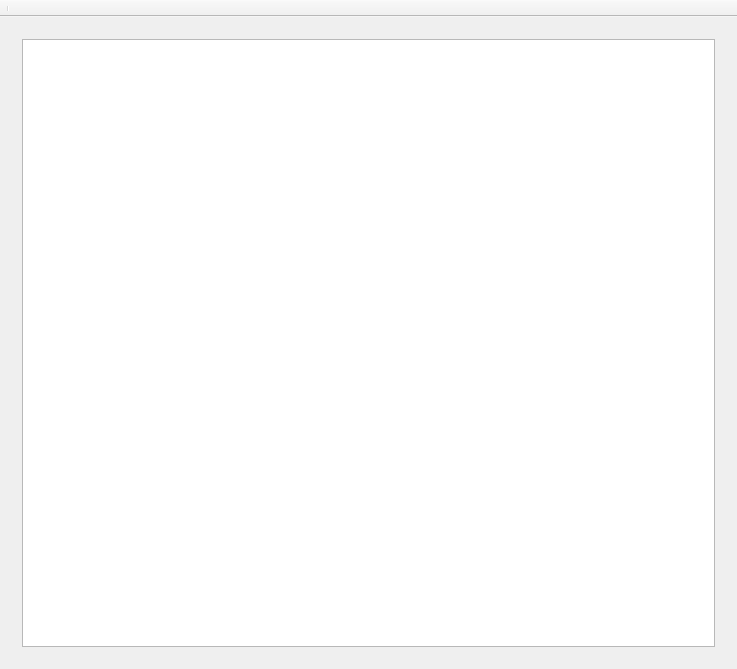
<?xml version="1.0" encoding="UTF-8"?>
<ui version="4.0">
 <class>MainWindow</class>
 <widget class="QMainWindow" name="MainWindow">
  <property name="geometry">
   <rect>
    <x>0</x>
    <y>0</y>
    <width>737</width>
    <height>669</height>
   </rect>
  </property>
  <property name="sizePolicy">
   <sizepolicy hsizetype="Fixed" vsizetype="Fixed">
    <horstretch>0</horstretch>
    <verstretch>0</verstretch>
   </sizepolicy>
  </property>
  <property name="windowTitle">
   <string>MainWindow</string>
  </property>
  <widget class="QWidget" name="centralWidget">
   <property name="sizePolicy">
    <sizepolicy hsizetype="Maximum" vsizetype="Maximum">
     <horstretch>0</horstretch>
     <verstretch>0</verstretch>
    </sizepolicy>
   </property>
   <layout class="QGridLayout" name="gridLayout_2">
    <item row="0" column="0">
     <widget class="QStackedWidget" name="stackedWidget">
      <property name="frameShape">
       <enum>QFrame::NoFrame</enum>
      </property>
      <property name="currentIndex">
       <number>0</number>
      </property>
      <widget class="QWidget" name="page">
       <layout class="QGridLayout" name="gridLayout">
        <item row="0" column="0">
         <widget class="QTextEdit" name="inputText">
          <property name="font">
           <font>
            <family>Verdana</family>
            <pointsize>14</pointsize>
           </font>
          </property>
          <property name="lineWrapMode">
           <enum>QTextEdit::NoWrap</enum>
          </property>
          <property name="html">
           <string>&lt;!DOCTYPE HTML PUBLIC &quot;-//W3C//DTD HTML 4.0//EN&quot; &quot;http://www.w3.org/TR/REC-html40/strict.dtd&quot;&gt;
&lt;html&gt;&lt;head&gt;&lt;meta name=&quot;qrichtext&quot; content=&quot;1&quot; /&gt;&lt;title&gt;Mathedemo&lt;/title&gt;&lt;style type=&quot;text/css&quot;&gt;
p, li { white-space: pre-wrap; }
&lt;/style&gt;&lt;/head&gt;&lt;body style=&quot; font-family:'Verdana'; font-size:14pt; font-weight:400; font-style:normal;&quot;&gt;
&lt;p style=&quot;-qt-paragraph-type:empty; margin-top:0px; margin-bottom:0px; margin-left:0px; margin-right:0px; -qt-block-indent:0; text-indent:0px;&quot;&gt;&lt;br /&gt;&lt;/p&gt;&lt;/body&gt;&lt;/html&gt;</string>
          </property>
         </widget>
        </item>
       </layout>
      </widget>
      <widget class="QWidget" name="page_2">
       <layout class="QGridLayout" name="gridLayout_3">
        <item row="0" column="0">
         <widget class="QGraphicsView" name="graphicsView"/>
        </item>
       </layout>
      </widget>
     </widget>
    </item>
   </layout>
  </widget>
  <widget class="QToolBar" name="toolBar">
   <property name="sizePolicy">
    <sizepolicy hsizetype="Preferred" vsizetype="Preferred">
     <horstretch>0</horstretch>
     <verstretch>0</verstretch>
    </sizepolicy>
   </property>
   <property name="windowTitle">
    <string>toolBar</string>
   </property>
   <property name="movable">
    <bool>false</bool>
   </property>
   <property name="floatable">
    <bool>false</bool>
   </property>
   <attribute name="toolBarArea">
    <enum>TopToolBarArea</enum>
   </attribute>
   <attribute name="toolBarBreak">
    <bool>false</bool>
   </attribute>
   <addaction name="separator"/>
  </widget>
  <widget class="QMenuBar" name="menuBar">
   <property name="geometry">
    <rect>
     <x>0</x>
     <y>0</y>
     <width>737</width>
     <height>21</height>
    </rect>
   </property>
  </widget>
 </widget>
 <layoutdefault spacing="6" margin="11"/>
 <resources/>
 <connections/>
</ui>
